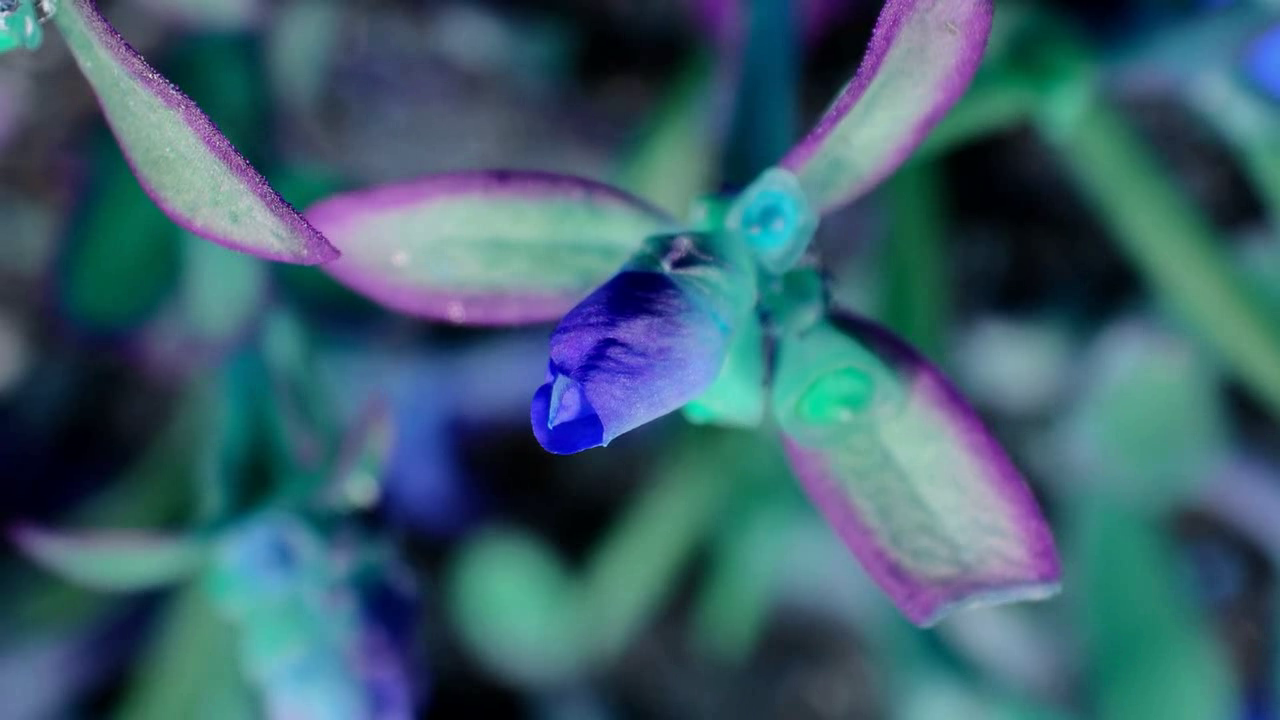
#> input picture frame 15 of Provas/Treinamentos/Recuperação/Módulo 2/csv/flor.mp4, 1280 x 720 px
$ python ex11.py
#> lines starting #> are read from the running program, lines starting #| are printed output that depends on the picture
# -*- coding: utf-8 -*-
"""
Created on Thu Mar  3 10:39:14 2022

@author: Leonardo Falango
"""

# =============================================================================
#
# =============================================================================
import numpy as np
import pandas as pd
import cv2
import matplotlib.pyplot as plt
import seaborn as sns
import os
import json
import time
# =============================================================================
#
# =============================================================================


cap = cv2.VideoCapture('csv/flor.mp4') # Abrindo  o vídeo
fourcc = cv2.VideoWriter_fourcc(*'DIVX') # codex
framesporsec = 30 # Settando os frames por segundo
width, height = 1280,720 # Largura e Altura
output = cv2.VideoWriter("nova_flor.mp4", 0, framesporsec, (width,height)) # OUTPUT, será o vídeo que vai ser salvo,
                            # Vai ser salvo no diretório "Provas", não no diretório aonde está salvo o arquivo original

while (cap.isOpened()):
    ret, frame = cap.read() # ret, vai ser o return se o vídeo ainda está rodando
#> frame is the input picture: shape (720, 1280, 3); mean B, G, R 109.2, 95.7, 60.9
    if ret == False: # Quando o vídeo acabar
        break # Sai do loop
    frame_correto = cv2.cvtColor(frame, cv2.COLOR_RGB2BGR) # Criando um outro frame, alterando o frame original de RGB para BGR
    frame_correto = cv2.flip(frame, -1)
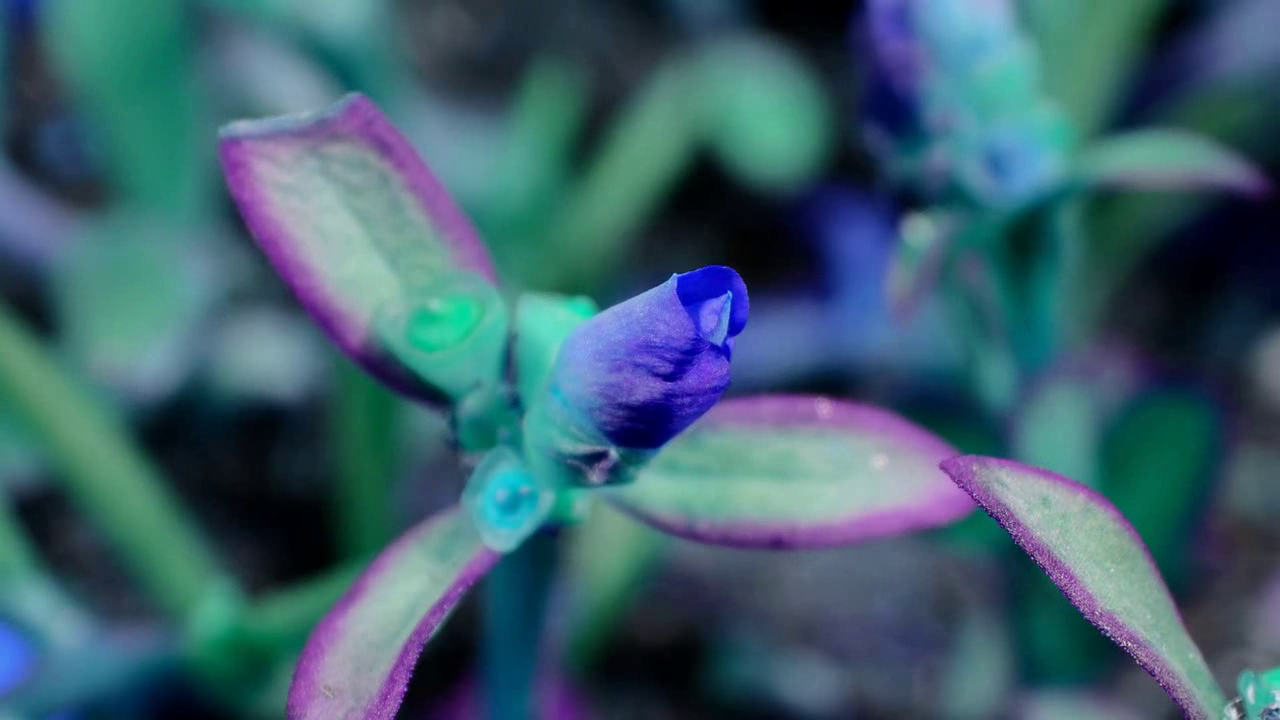
#> frame_correto: shape (720, 1280, 3); mean B, G, R 109.2, 95.7, 60.9
    output.write(frame_correto) # Colocando frame por frame no output
    cv2.imshow('output', frame_correto) # Mostrando apenas o frame já modificado para o usuário
output.release()
cap.release()
cv2.destroyAllWindows()

$ run again, starting later in the video
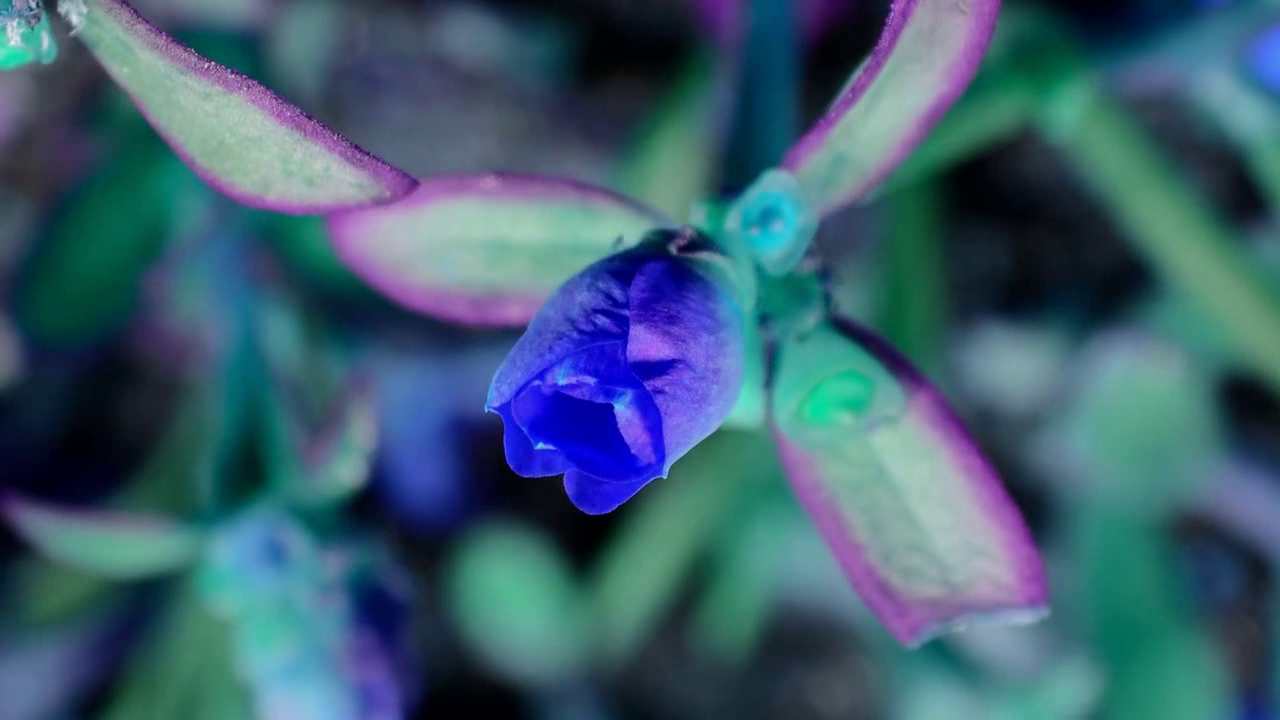
#> input picture frame 67 of Provas/Treinamentos/Recuperação/Módulo 2/csv/flor.mp4, 1280 x 720 px
#> frame is the input picture: shape (720, 1280, 3); mean B, G, R 112.4, 94.6, 61
#> `frame_correto = cv2.flip(frame, -1)`:
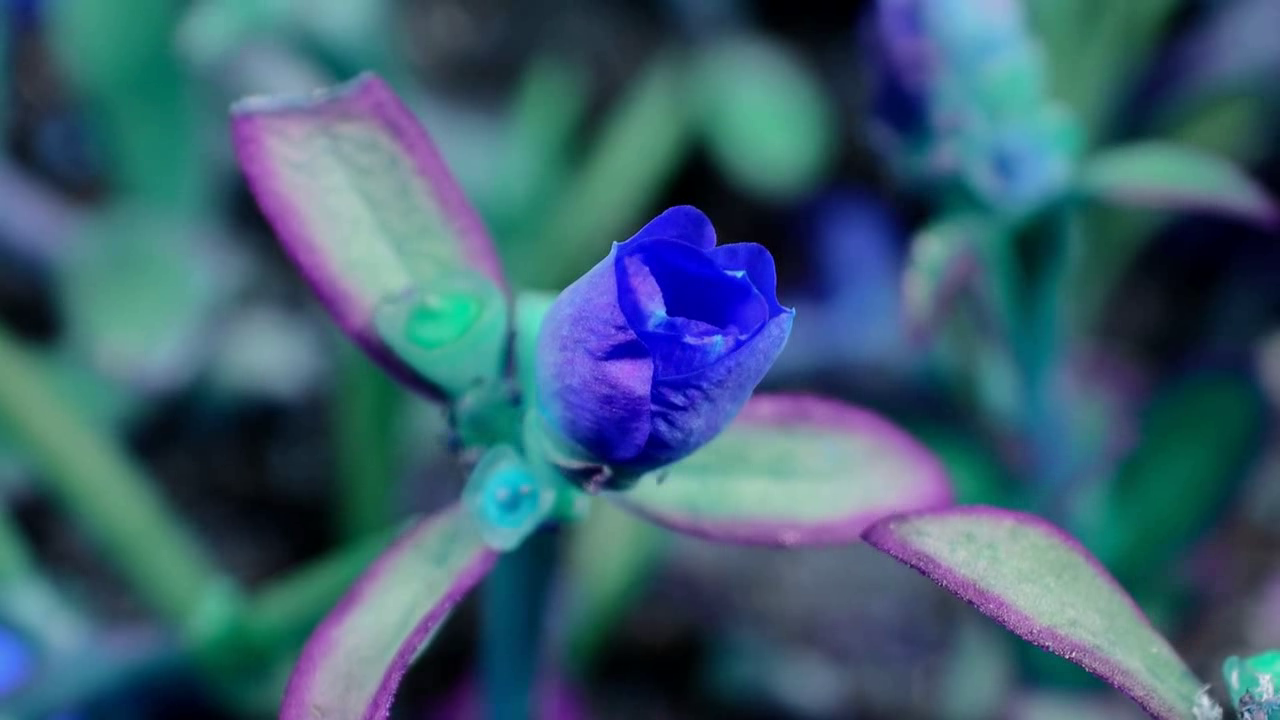
#> frame_correto: shape (720, 1280, 3); mean B, G, R 112.4, 94.6, 61

$ run again, starting later in the video
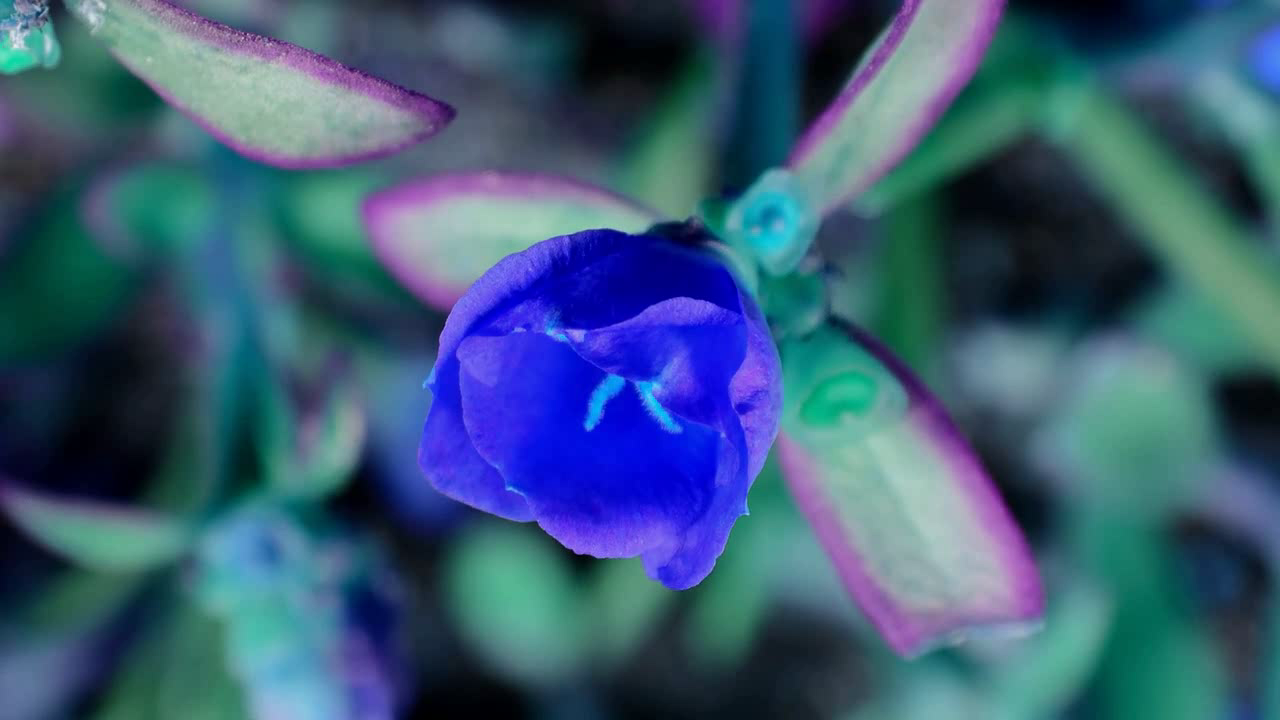
#> input picture frame 120 of Provas/Treinamentos/Recuperação/Módulo 2/csv/flor.mp4, 1280 x 720 px
#> frame is the input picture: shape (720, 1280, 3); mean B, G, R 118.1, 90.8, 58.4
#> `frame_correto = cv2.flip(frame, -1)`:
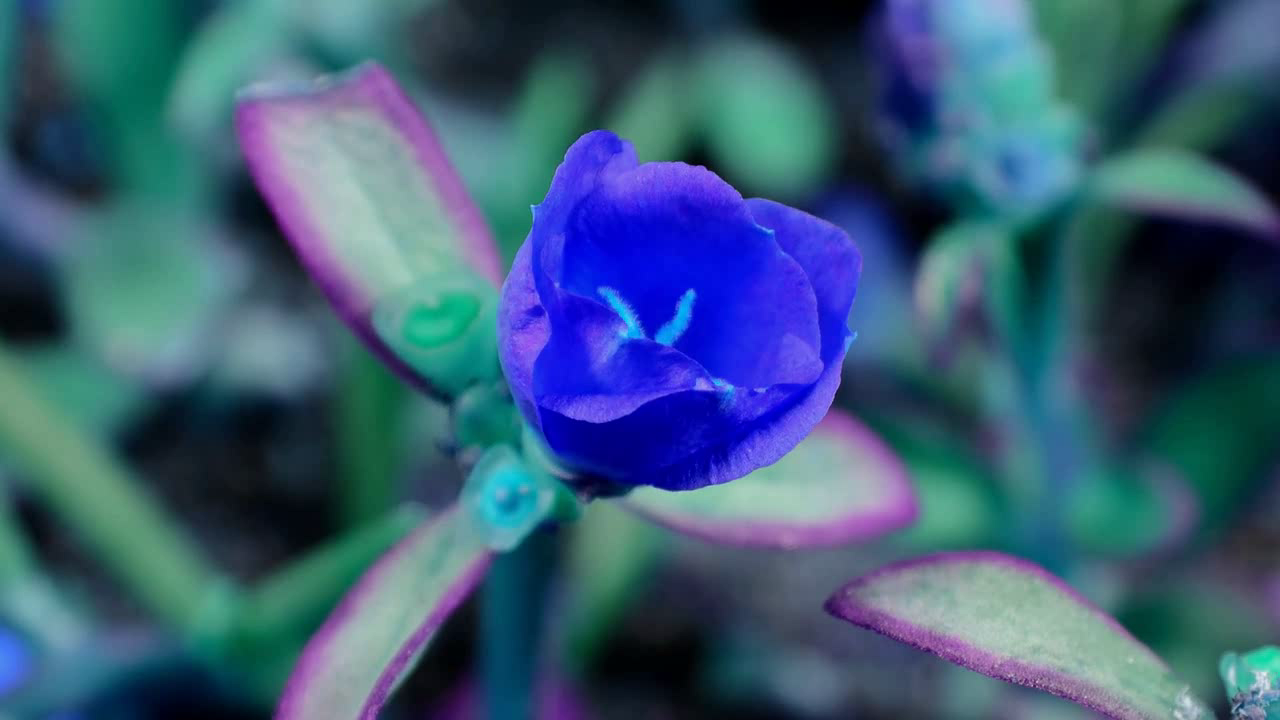
#> frame_correto: shape (720, 1280, 3); mean B, G, R 118.1, 90.8, 58.4
